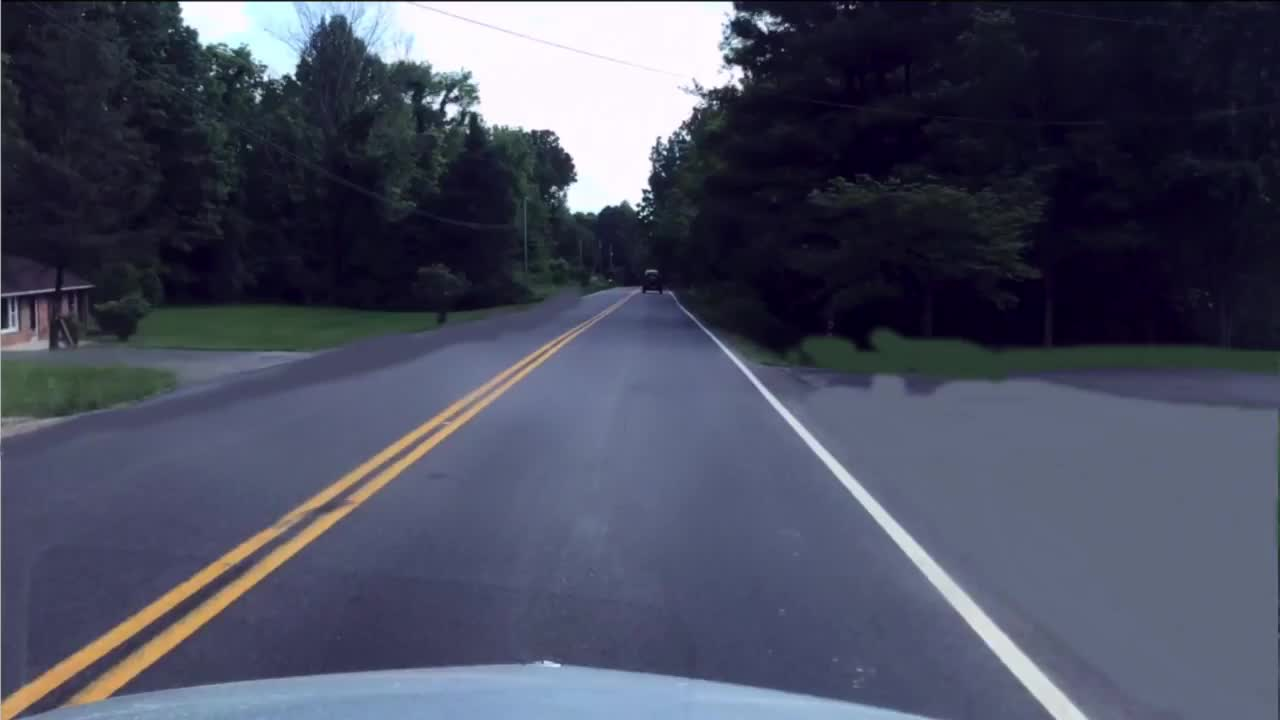
#> input picture input/test_image.jpg, 1280 x 720 px, given in place of the camera
$ python sandbox.py
#> lines starting #> are read from the running program, lines starting #| are printed output that depends on the picture; after the words box and inside, x2 and y2 are one past the last pixel; in counts of white or black regions, pixels touching at a corner belong together
import cv2
import numpy as np

cap = cv2.VideoCapture(0)

while True:
    ret, frame = cap.read()
#> frame is the input picture: shape (720, 1280, 3); mean B, G, R 94.7, 76.1, 72.6

    gray = cv2.cvtColor(frame, cv2.COLOR_BGR2GRAY)
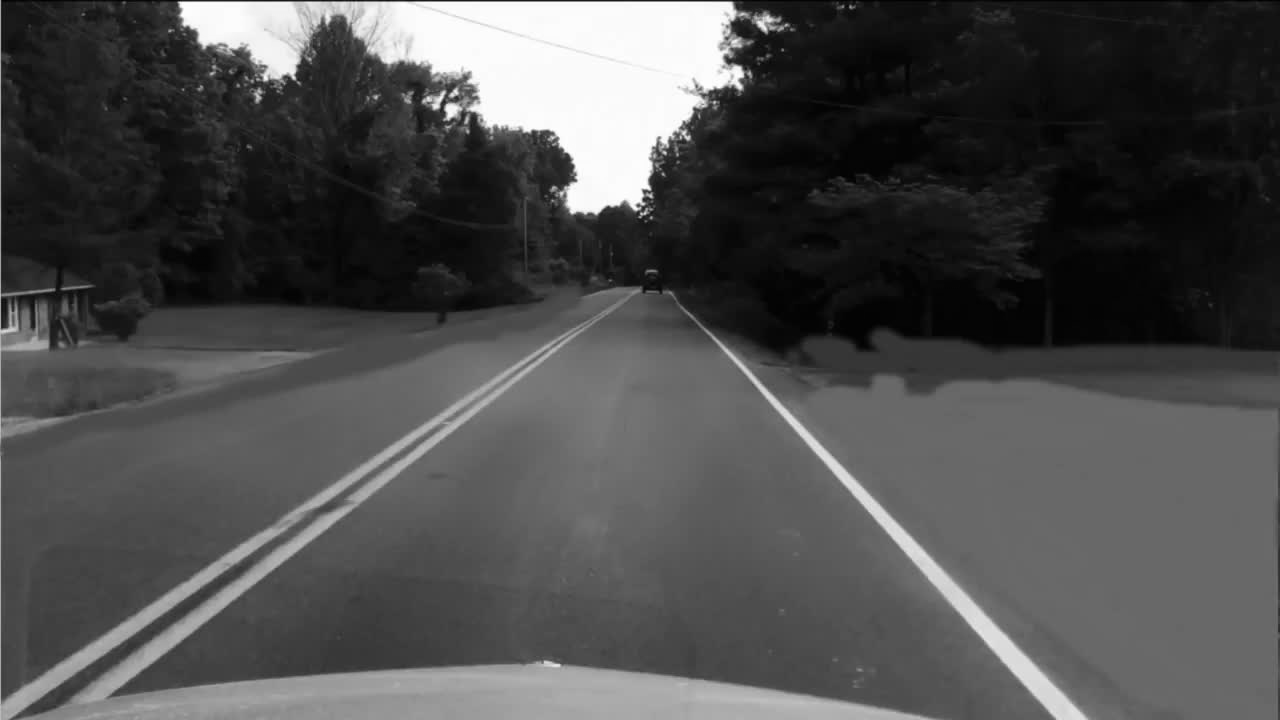
#> gray: shape (720, 1280); min 1, max 255, mean 77.2
    edges = cv2.Canny(gray, 50,150)
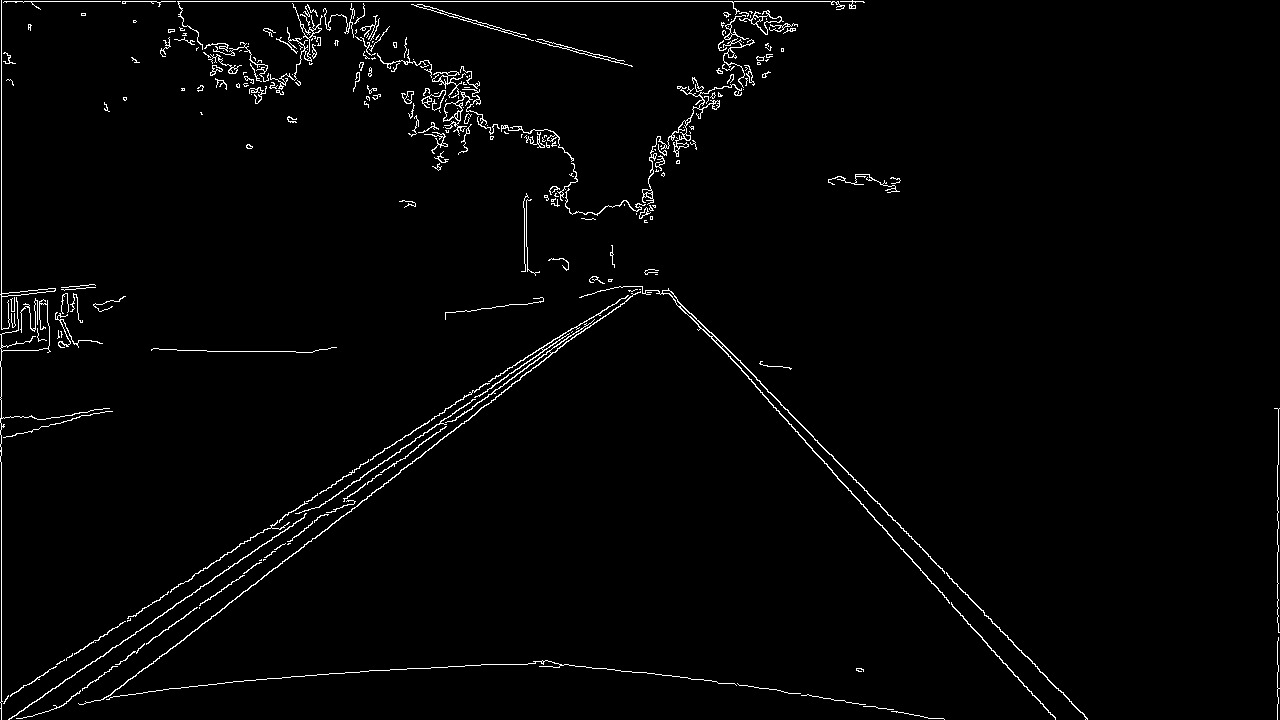
#> edges: shape (720, 1280); 1.9% white in thin lines or dots
    lines = cv2.HoughLines(edges,1,np.pi/180,200)
#> lines = 13 rows, first 8: [1, 1.57], [1, 0], [-303, 2.41], [606, 0.942], [-282, 2.37], [588, 0.995], [618, 0.908], [600, 0.977]

    for rho,theta in lines[0]:
        a = np.cos(theta)
        b = np.sin(theta)
        x0 = a*rho
        y0 = b*rho
        x1 = int(x0 + 1000*(-b))
        y1 = int(y0 + 1000*(a))
        x2 = int(x0 - 1000*(-b))
        y2 = int(y0 - 1000*(a))

        cv2.line(frame,(x1,y1),(x2,y2),(0,0,255),2)
#> this loop made 1 pass
#> (rho, theta, b, x0, y0, x1, y1, x2) on pass 1: (1, 1.57, 1, -4.37e-08, 1, -1000, 0, 999)
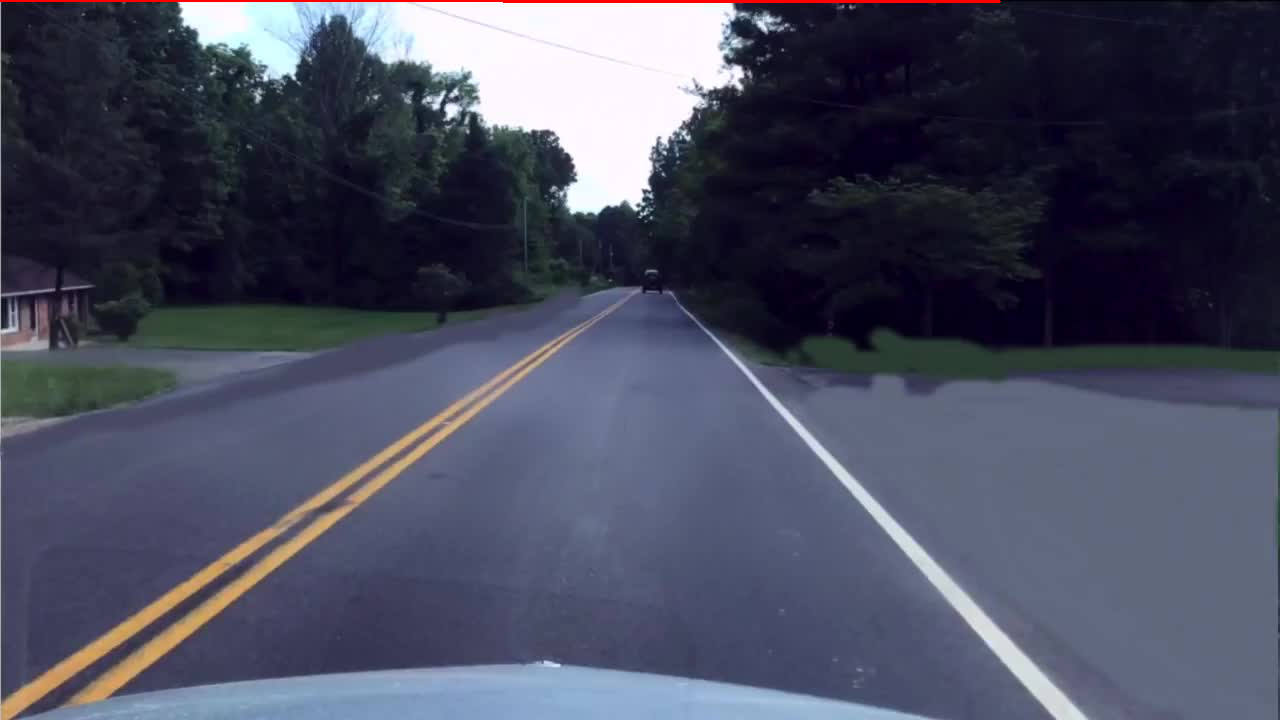
#> frame: shape (720, 1280, 3); 0.27% of pixels changed, all inside (x1, y1, x2, y2) = (0, 0, 1001, 3)

    cv2.imshow("Hough Image", frame)

    if cv2.waitKey(10) == 27:
#> (key Esc is pressed here)
        break

cap.release()
cv2.destroyAllWindows()
